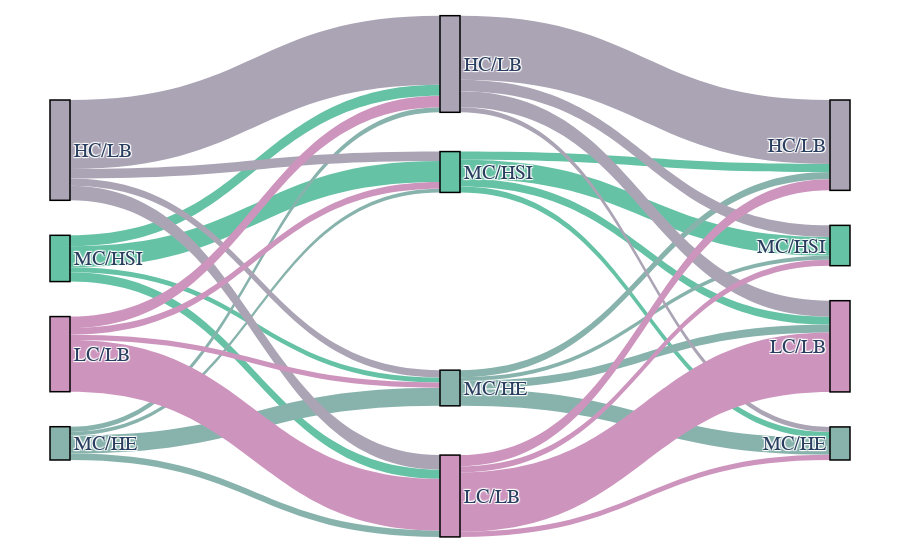

Notebook code for this chart:
### Code cell
# Define the labels for the main profiles
labels = ["MC/HSI", "MC/HE", "HC/LB", "LC/LB",
          "MC/HSI", "MC/HE", "HC/LB", "LC/LB",
          "MC/HSI", "MC/HE", "HC/LB", "LC/LB"]

# Set custom nodes positions.
node_positions_x = [0, 0, 0, 0, 0.5, 0.5, 0.5, 0.5, 1, 1, 1, 1]
node_positions_y = [0.5, 0.4, 0.3, 0.2, 0.2, 0.8, -0.1, 1.1, 0, 0, 0, 0]

# Define the colors for each profile using the Set2 colormap
colors = []
for i in range(4):
    rgba = custom_cmap(i / 3 * 0.80)
    r, g, b = [float(c) * 255 for c in rgba[:3]]
    colors.append(f"rgba({r:.0f}, {g:.0f}, {b:.0f}, 1)")
colors *= 3  # Repeat for each time point

# Define the source and target indices for the Sankey diagram
source = []
target = []
value = []
link_colors = []

# Count the transitions from baseline to 2y
for i in range(4):
    for j in range(4):
        count = ((df_baseline["main_profile"].values == i) & (df_2y["main_profile"].values == j)).sum()
        if count > 0:
            source.append(i)
            target.append(4 + j)
            value.append(count)
            rgba = custom_cmap(i / 3 * 0.80)
            r, g, b = [float(c) * 255 for c in rgba[:3]]
            link_colors.append(f"rgba({r:.0f}, {g:.0f}, {b:.0f}, 1)")

# Count the transitions from 2y to 4y
for i in range(4):
    for j in range(4):
        count = ((df_2y["main_profile"].values == i) & (df_4y["main_profile"].values == j)).sum()
        if count > 0:
            source.append(4 + i)
            target.append(8 + j)
            value.append(count)
            rgba = custom_cmap(i / 3 * 0.80)
            r, g, b = [float(c) * 255 for c in rgba[:3]]
            link_colors.append(f"rgba({r:.0f}, {g:.0f}, {b:.0f}, 1)")

# Create the Sankey diagram
fig = go.Figure(data=[go.Sankey(
    node=dict(
        pad=35,  # Increase the pad for the middle time point
        thickness=20,
        line=dict(color="black", width=1.5),
        label=labels,
        color=colors,
        x=node_positions_x,
        y=node_positions_y
    ),
    link=dict(
        source=source,
        target=target,
        value=value,
        color=link_colors,
    ),
)])

# Add annotations for the time points
#txt = "<b>Figure 1.</b> Sankey Diagram of ABCD's participants transition between profiles from baseline to <br> 2-year follow-up and 2-year follow-up to 4-year follow-up. "
fig.update_layout(
    #title_text=txt,
    autosize=True,
    margin=dict(l=50, r=50, t=100, b=100),
    title_x=0.5,
    title_y=0.07,
    font_size=20,
    font_family="Harding Text Web",
    annotations=[
        dict(x=-0.02, y=1.35, text="9-11 years old", showarrow=False, font=dict(size=20, weight="bold")),
        dict(x=0.5, y=1.35, text="11-13 years old", showarrow=False, font=dict(size=20, weight="bold")),
        dict(x=1, y=1.35, text="13-15 years old", showarrow=False, font=dict(size=20, weight="bold"))
    ]
)
fig.update_yaxes(automargin=True)

fig.show()
fig.write_image(f"{output_dir}/sankey_diagram.svg", scale=2, width=1000, height=700)

### Figure 1 — Plotly figure (JSON) as saved in the notebook; plotly's stock layout.template omitted (floating-point values rounded to 4 significant figures)
{"data": [{"link": {"color": ["rgba(102, 194, 165, 1)", "rgba(102, 194, 165, 1)", "rgba(102, 194, 165, 1)", "rgba(102, 194, 165, 1)", "rgba(136, 179, 173, 1)", "rgba(136, 179, 173, 1)", "rgba(136, 179, 173, 1)", "rgba(136, 179, 173, 1)", "rgba(171, 164, 181, 1)", "rgba(171, 164, 181, 1)", "rgba(171, 164, 181, 1)", "rgba(171, 164, 181, 1)", "rgba(205, 149, 189, 1)", "rgba(205, 149, 189, 1)", "rgba(205, 149, 189, 1)", "rgba(205, 149, 189, 1)", "rgba(102, 194, 165, 1)", "rgba(102, 194, 165, 1)", "rgba(102, 194, 165, 1)", "rgba(102, 194, 165, 1)", "rgba(136, 179, 173, 1)", "rgba(136, 179, 173, 1)", "rgba(136, 179, 173, 1)", "rgba(136, 179, 173, 1)", "rgba(171, 164, 181, 1)", "rgba(171, 164, 181, 1)", "rgba(171, 164, 181, 1)", "rgba(171, 164, 181, 1)", "rgba(205, 149, 189, 1)", "rgba(205, 149, 189, 1)", "rgba(205, 149, 189, 1)", "rgba(205, 149, 189, 1)"], "source": [0, 0, 0, 0, 1, 1, 1, 1, 2, 2, 2, 2, 3, 3, 3, 3, 4, 4, 4, 4, 5, 5, 5, 5, 6, 6, 6, 6, 7, 7, 7, 7], "target": [4, 5, 6, 7, 4, 5, 6, 7, 4, 5, 6, 7, 4, 5, 6, 7, 8, 9, 10, 11, 8, 9, 10, 11, 8, 9, 10, 11, 8, 9, 10, 11], "value": [193, 47, 102, 86, 33, 168, 48, 59, 88, 67, 639, 134, 64, 48, 105, 478, 175, 56, 75, 72, 35, 156, 66, 73, 107, 46, 592, 149, 56, 48, 103, 550]}, "node": {"color": ["rgba(102, 194, 165, 1)", "rgba(136, 179, 173, 1)", "rgba(171, 164, 181, 1)", "rgba(205, 149, 189, 1)", "rgba(102, 194, 165, 1)", "rgba(136, 179, 173, 1)", "rgba(171, 164, 181, 1)", "rgba(205, 149, 189, 1)", "rgba(102, 194, 165, 1)", "rgba(136, 179, 173, 1)", "rgba(171, 164, 181, 1)", "rgba(205, 149, 189, 1)"], "label": ["MC/HSI", "MC/HE", "HC/LB", "LC/LB", "MC/HSI", "MC/HE", "HC/LB", "LC/LB", "MC/HSI", "MC/HE", "HC/LB", "LC/LB"], "line": {"color": "black", "width": 1.5}, "pad": 35, "thickness": 20, "x": [0, 0, 0, 0, 0.5, 0.5, 0.5, 0.5, 1, 1, 1, 1], "y": [0.5, 0.4, 0.3, 0.2, 0.2, 0.8, -0.1, 1.1, 0, 0, 0, 0]}, "type": "sankey"}], "layout": {"annotations": [{"font": {"size": 20, "weight": "bold"}, "showarrow": false, "text": "9-11 years old", "x": -0.02, "y": 1.35}, {"font": {"size": 20, "weight": "bold"}, "showarrow": false, "text": "11-13 years old", "x": 0.5, "y": 1.35}, {"font": {"size": 20, "weight": "bold"}, "showarrow": false, "text": "13-15 years old", "x": 1, "y": 1.35}], "autosize": true, "font": {"family": "Harding Text Web", "size": 20}, "margin": {"b": 100, "l": 50, "r": 50, "t": 100}, "title": {"x": 0.5, "y": 0.07}, "yaxis": {"automargin": true}}}
